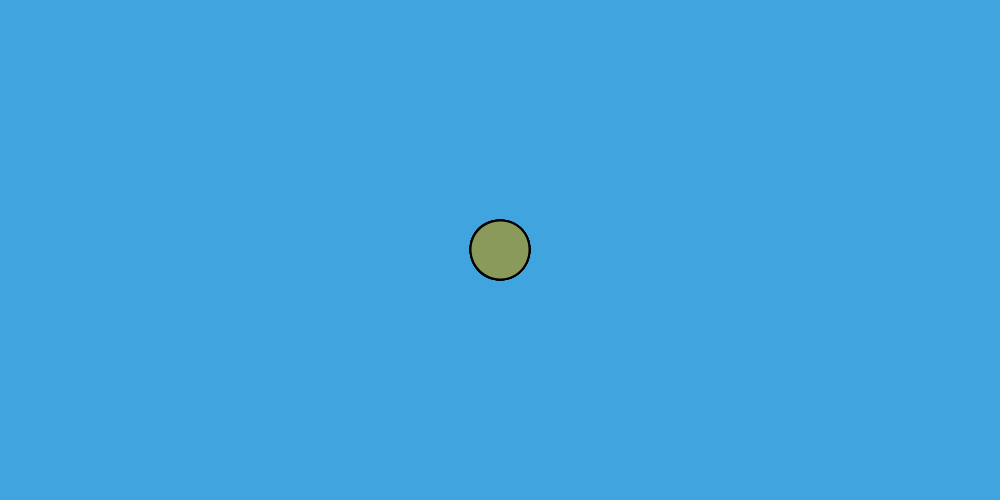
Frame 1 (no input)
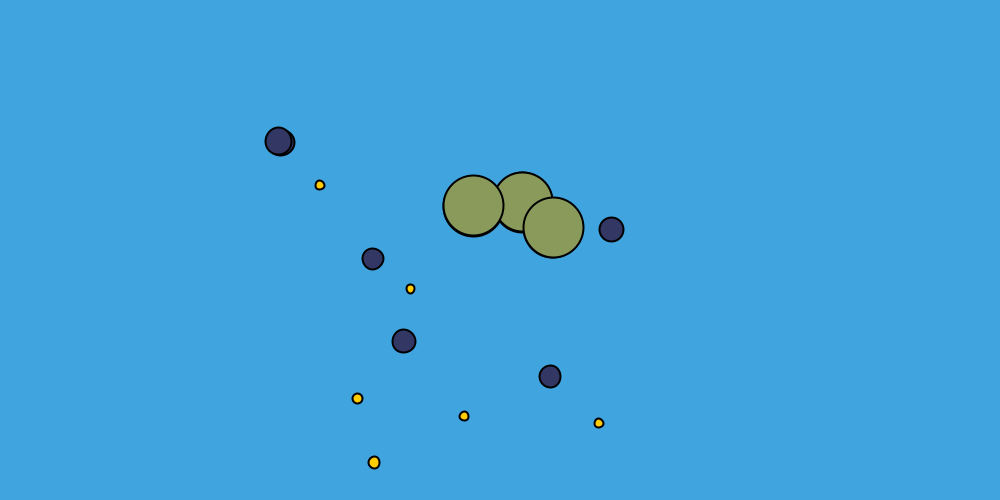
Frame 60 (the mouse pressed at the canvas centre just before this capture)
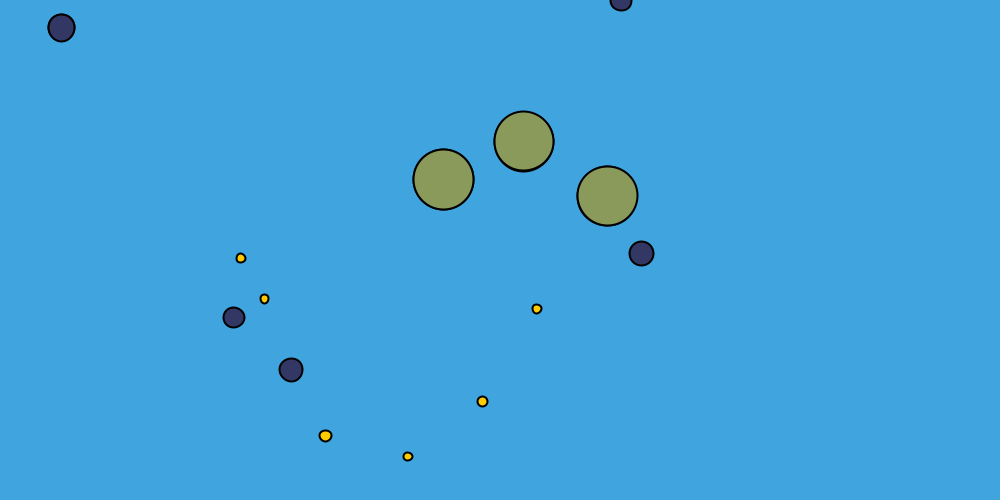
Frame 120 (the mouse held since frame 60 and released just before this capture)

The Processing sketch that drew these frames (run headless with seeded random() and noise(); from frame 60 on, the mouse is pressed at the canvas centre):

// Processing sketch: NOC_ecosystem
// ── NOC_ecosystem.pde
Fish[] fishes;
Firefly[] fireflies;
Turtle[] turtles;

void setup() {
  size(1000,500);

  fishes = new Fish[5];
  fireflies = new Firefly[6];
  turtles = new Turtle[3];
  
  for(int i = 0; i < fireflies.length; i++) {
    fishes[i % fishes.length] = new Fish();
    fireflies[i] = new Firefly();
    turtles[i % turtles.length] = new Turtle();
  }
}

void draw() {
  background(64, 164, 223);
   
  for(int i = 0; i < fireflies.length; i++) {
    fishes[i % fishes.length].swim();
    fireflies[i].fly();
    turtles[i % turtles.length].swim();
  }
}

// ── Firefly.pde
class Firefly {
  Movable fly;
  PVector acc;
  int max_speed;
  float w, h;
  color c;  
  Firefly() {
    fly = new Movable();
    acc = new PVector(0,0); 
    max_speed = 5;
    
    float r = randomGaussian() + 10;
    w = r;
    h = r;
    c = color(255, 204, 0);
  }
  
  void fly() {
    acc.x = random(-2, 2);
    acc.y = random(-2, 2);
 
    fly.move(acc, max_speed);
    fly.edge();
    fly.display(c, w, h);
  }
  
}

// ── Fish.pde
class Fish {
  Movable fish;
  PVector acc;
  float tx, ty;
  int slow, fast;
  float w, h;
  color c;
  
  Fish() {
    fish = new Movable();
    acc = new PVector(0,0); 
    tx = random(1000);
    ty = random(1000);
    slow = 2;
    fast = 5;
    
    float r = random(20, 30);
    w = r;
    h = r;
    c = color(50, 55, 100);
  }
  
  void swim() {
    acc.x = map(noise(tx), 0, 1, -.5, .5);
    acc.y = map(noise(ty), 0, 1, -.5, .5);
    tx += .01;
    ty += .01;
    
    float r = random(1);
    if(r < .6) {
      fish.move(acc, slow);
    } else {
      fish.move(acc, fast);
    }
    fish.edge();
    fish.display(c, w, h);
  }
  
}

// ── Movable.pde
class Movable {
  PVector pos;
  PVector vel;
  PVector acc;
  PVector mouse;
  
  Movable() {
    pos = new PVector(width/2, height/2);
    vel = new PVector(0, 0);
    acc = new PVector(0, 0);
  }
  
  void move(PVector acc, float limit) {
    vel.add(acc);
    pos.add(vel);
    vel.limit(limit);
  }
  
 void edge(){
   if (pos.x > width) {
     pos.x = 0;
   }
   if(pos.x < 0) {
     pos.x = width;
   }
   if(pos.y > height) {
     pos.y = 0;     
   }
   if(pos.y < 0) {
     pos.y = height; 
   }
  }
  
  void display(color c, float w, float h) {
    stroke(0);
    strokeWeight(2);
    fill(c);
    ellipse(pos.x, pos.y, w, h);
  }
}

// ── Turtle.pde
class Turtle {
  Movable turtle;
  PVector acc;
  float tx, ty;
  float max_speed;
  float w, h;
  color c;  
  Turtle() {
    turtle = new Movable();
    acc = new PVector(0,0); 
    tx = random(1000);
    ty = random(1000);
    max_speed = .5;
    
    float r = randomGaussian() + 60;
    w = r;
    h = r;
    c = color(138, 154, 91);
  }
  
  void swim() {
    acc.x = map(noise(tx), 0, 1, -.05, .05);
    acc.y = map(noise(ty), 0, 1, -.05, .05);
    tx += .001;
    ty += .001;
    turtle.move(acc, max_speed);
    turtle.edge();
    turtle.display(c, w, h);
  }
  
}
